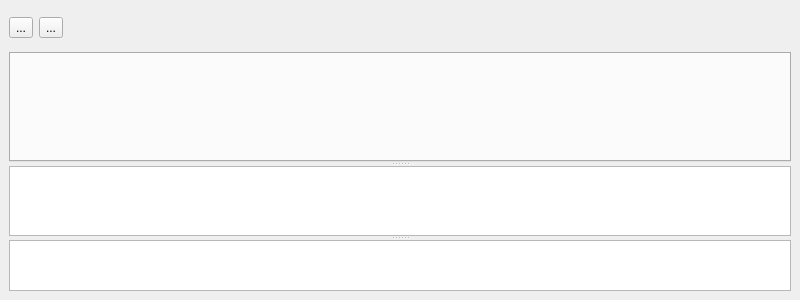
<?xml version="1.0" encoding="UTF-8"?>
<ui version="4.0">
 <class>PythonView</class>
 <widget class="QWidget" name="PythonView">
  <property name="geometry">
   <rect>
    <x>0</x>
    <y>0</y>
    <width>800</width>
    <height>300</height>
   </rect>
  </property>
  <property name="windowTitle">
   <string>Form</string>
  </property>
  <layout class="QVBoxLayout" name="verticalLayout">
   <property name="spacing">
    <number>6</number>
   </property>
   <property name="leftMargin">
    <number>9</number>
   </property>
   <property name="topMargin">
    <number>9</number>
   </property>
   <property name="rightMargin">
    <number>9</number>
   </property>
   <property name="bottomMargin">
    <number>9</number>
   </property>
   <item>
    <widget class="QWidget" name="widget_2" native="true">
     <layout class="QHBoxLayout" name="horizontalLayout">
      <property name="leftMargin">
       <number>0</number>
      </property>
      <property name="topMargin">
       <number>8</number>
      </property>
      <property name="rightMargin">
       <number>0</number>
      </property>
      <property name="bottomMargin">
       <number>8</number>
      </property>
      <item>
       <widget class="QToolButton" name="run">
        <property name="text">
         <string>...</string>
        </property>
        <property name="shortcut">
         <string>Ctrl+Return</string>
        </property>
       </widget>
      </item>
      <item>
       <widget class="QToolButton" name="clear">
        <property name="text">
         <string>...</string>
        </property>
       </widget>
      </item>
      <item>
       <spacer name="horizontalSpacer">
        <property name="orientation">
         <enum>Qt::Orientation::Horizontal</enum>
        </property>
        <property name="sizeHint" stdset="0">
         <size>
          <width>40</width>
          <height>20</height>
         </size>
        </property>
       </spacer>
      </item>
     </layout>
    </widget>
   </item>
   <item>
    <widget class="QWidget" name="widget" native="true">
     <property name="sizePolicy">
      <sizepolicy hsizetype="Preferred" vsizetype="Expanding">
       <horstretch>0</horstretch>
       <verstretch>0</verstretch>
      </sizepolicy>
     </property>
     <layout class="QVBoxLayout" name="verticalLayout_3">
      <property name="leftMargin">
       <number>0</number>
      </property>
      <property name="topMargin">
       <number>0</number>
      </property>
      <property name="rightMargin">
       <number>0</number>
      </property>
      <property name="bottomMargin">
       <number>0</number>
      </property>
      <item>
       <widget class="QSplitter" name="splitter">
        <property name="orientation">
         <enum>Qt::Orientation::Vertical</enum>
        </property>
        <property name="childrenCollapsible">
         <bool>false</bool>
        </property>
        <widget class="QTabWidget" name="tabWidget">
         <property name="sizePolicy">
          <sizepolicy hsizetype="Preferred" vsizetype="Minimum">
           <horstretch>0</horstretch>
           <verstretch>0</verstretch>
          </sizepolicy>
         </property>
         <property name="minimumSize">
          <size>
           <width>0</width>
           <height>110</height>
          </size>
         </property>
         <property name="currentIndex">
          <number>-1</number>
         </property>
        </widget>
        <widget class="QWidget" name="widget_3" native="true">
         <property name="sizePolicy">
          <sizepolicy hsizetype="Preferred" vsizetype="Expanding">
           <horstretch>0</horstretch>
           <verstretch>1</verstretch>
          </sizepolicy>
         </property>
         <layout class="QVBoxLayout" name="verticalLayout_2">
          <property name="spacing">
           <number>0</number>
          </property>
          <property name="leftMargin">
           <number>0</number>
          </property>
          <property name="topMargin">
           <number>0</number>
          </property>
          <property name="rightMargin">
           <number>0</number>
          </property>
          <property name="bottomMargin">
           <number>0</number>
          </property>
          <item>
           <widget class="QSplitter" name="splitter_4">
            <property name="orientation">
             <enum>Qt::Orientation::Vertical</enum>
            </property>
            <property name="childrenCollapsible">
             <bool>false</bool>
            </property>
            <widget class="stageviz::PythonEditor" name="editor">
             <property name="sizePolicy">
              <sizepolicy hsizetype="Expanding" vsizetype="Expanding">
               <horstretch>0</horstretch>
               <verstretch>1</verstretch>
              </sizepolicy>
             </property>
            </widget>
            <widget class="QPlainTextEdit" name="log">
             <property name="sizePolicy">
              <sizepolicy hsizetype="Expanding" vsizetype="Minimum">
               <horstretch>0</horstretch>
               <verstretch>0</verstretch>
              </sizepolicy>
             </property>
             <property name="minimumSize">
              <size>
               <width>0</width>
               <height>40</height>
              </size>
             </property>
            </widget>
           </widget>
          </item>
         </layout>
        </widget>
       </widget>
      </item>
     </layout>
    </widget>
   </item>
  </layout>
 </widget>
 <customwidgets>
  <customwidget>
   <class>stageviz::PythonEditor</class>
   <extends>QPlainTextEdit</extends>
   <header>../../../sources/pythoneditor.h</header>
  </customwidget>
 </customwidgets>
 <resources/>
 <connections/>
</ui>
